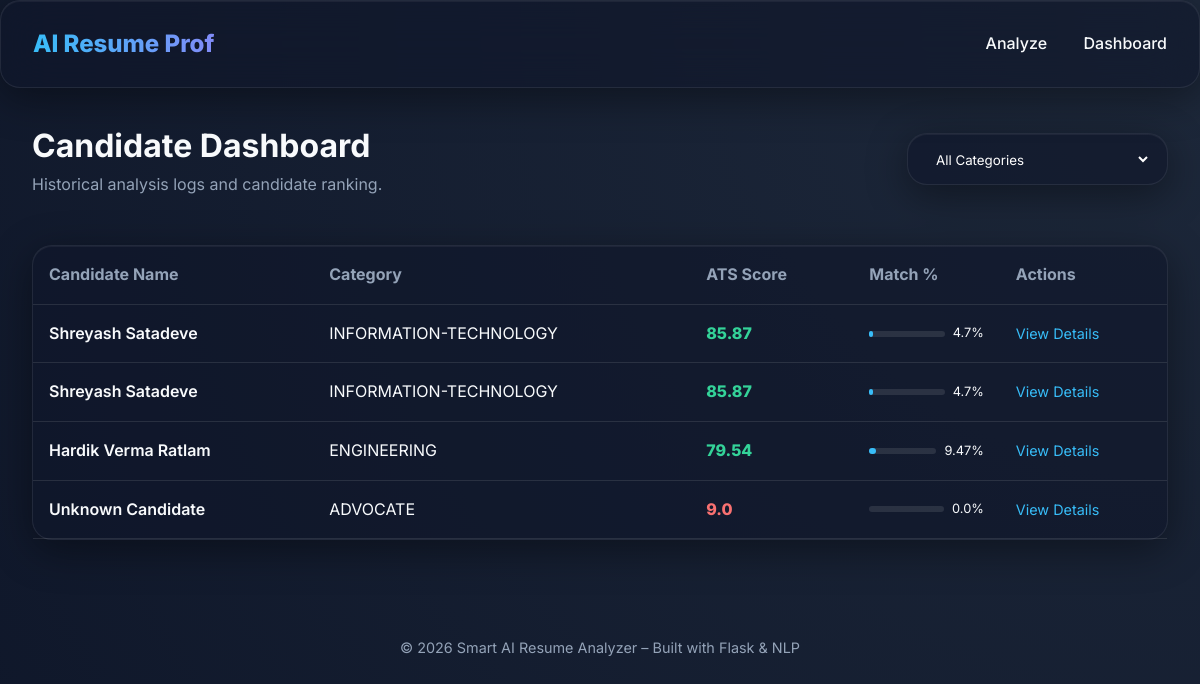
/dashboard, run on the app's committed database.
### tables this page shows
CREATE TABLE candidates (
        id INTEGER PRIMARY KEY AUTOINCREMENT,
        name TEXT,
        email TEXT,
        phone TEXT,
        skills TEXT,          -- JSON string
        education TEXT,       -- JSON string
        experience TEXT,      -- JSON string
        ats_score REAL,
        prediction TEXT,      -- Category prediction
        match_score REAL,     -- Similarity to job description
        missing_skills TEXT,  -- JSON string
        recommendations TEXT, -- JSON string
        job_description TEXT, -- Reference JD
        filename TEXT,
        session_id TEXT       -- For grouping batch uploads
    );

### routes/dashboard.py (the view)
@dashboard_bp.route("/dashboard")
def view_dashboard():
    candidates = get_all_candidates()
    category = request.args.get("category")
    if category:
        candidates = [c for c in candidates if c["prediction"] == category]
    categories = sorted(list(set(c["prediction"] for c in get_all_candidates() if c["prediction"])))
    return render_template("dashboard.html", candidates=candidates, categories=categories)

### database/db.py (called while the page is built)
def get_connection():
    conn = sqlite3.connect(DB_PATH)
    conn.row_factory = sqlite3.Row  # Access columns by name
    return conn

def get_all_candidates():
    conn = get_connection()
    cursor = conn.cursor()
    cursor.execute("SELECT * FROM candidates ORDER BY ats_score DESC")
    rows = cursor.fetchall()
    conn.close()
    return [dict(row) for row in rows]

### templates/dashboard.html (shortened to what this page needs)
{% extends "base.html" %}
{% block content %}
<div style="margin-bottom: 3rem; display: flex; justify-content: space-between; align-items: center;">
    <div>
        <h1>Candidate Dashboard</h1>
        <p style="color: var(--text-dim);">Historical analysis logs and candidate ranking.</p>
    </div>
    <div class="glass" style="padding: 0.5rem 1rem;">
        <form action="{{ url_for('dashboard.view_dashboard') }}" method="GET">
            <select name="category" onchange="this.form.submit()" style="background: transparent; color: white; border: none; outline: none; padding: 0.5rem;">
                <option value="">All Categories</option>
            </select>
        </form>
    </div>
</div>
<div class="glass card" style="padding: 0;">
    <table>
        <thead>
            <tr>
                <th>Candidate Name</th>
                <th>Category</th>
                <th>ATS Score</th>
                <th>Match %</th>
                <th>Actions</th>
            </tr>
        </thead>
        <tbody>
            {% for candidate in candidates %}
            <tr>
                <td style="font-weight: 600;">{{ candidate.name }}</td>
                <td>{{ candidate.prediction }}</td>
                <td>
                    {% set score_color = 'var(--success)' if candidate.ats_score > 70 else ('var(--warning)' if candidate.ats_score > 40 else 'var(--danger)') %}
                    {% set style_attr = 'style="color: ' ~ score_color ~ '; font-weight: 800;"' %}
                    <span {{ style_attr | safe }}>
                        {{ candidate.ats_score }}
                    </span>
                </td>
                <td>
                    <div style="display: flex; align-items: center; gap: 0.5rem;">
                        <div style="flex-grow: 1; background: rgba(255,255,255,0.1); height: 6px; border-radius: 4px;">
                            {% set bar_style_attr = 'style="width: ' ~ candidate.match_score ~ '%; background: var(--primary); height: 100%; border-radius: 4px;"' %}
                            <div {{ bar_style_attr | safe }}></div>
                        </div>
                        <span style="font-size: 0.8rem;">{{ candidate.match_score }}%</span>
                    </div>
                </td>
                <td>
                    <a href="{{ url_for('analyze.view_result', candidate_id=candidate.id) }}" style="color: var(--primary); text-decoration: none; font-size: 0.9rem;">View Details</a>
                </td>
            </tr>
            {% endfor %}
        </tbody>
    </table>
</div>
{% endblock %}

### templates/base.html (shortened to what this page needs)
<!DOCTYPE html>
<html lang="en">
<head>
    <link rel="stylesheet" href="{{ url_for('static', filename='css/main.css') }}">
</head>
<body>
    <nav class="glass">
        <div class="logo">AI Resume Prof</div>
        <div class="nav-links">
            <a href="{{ url_for('upload.index') }}">Analyze</a>
            <a href="{{ url_for('dashboard.view_dashboard') }}">Dashboard</a>
        </div>
    </nav>
    <div class="container animate">
        {% block content %}{% endblock %}
    </div>
    <footer style="text-align: center; padding: 2rem; color: var(--text-dim); font-size: 0.9rem;">
        &copy; 2026 Smart AI Resume Analyzer – Built with Flask & NLP
    </footer>
</body>
</html>

### static/css/main.css (style rules this page uses)
:root { --bg-dark: #0f172a; --bg-card: rgba(30, 41, 59, 0.7); --primary: #38bdf8; --primary-glow: rgba(56, 189, 248, 0.3); --secondary: #818cf8; --accent: #f472b6; --text-main: #f8fafc; --text-dim: #94a3b8; --success: #34d399; --warning: #fbbf24; --danger: #f87171; --glass-border: rgba(255, 255, 255, 0.1); }
* { margin: 0; padding: 0; box-sizing: border-box; font-family: 'Inter', system-ui, -apple-system, sans-serif; }
body { background: radial-gradient(circle at top right, #1e293b, #0f172a); color: var(--text-main); min-height: 100vh; line-height: 1.6; overflow-x: hidden; }
.glass { background: rgba(15, 23, 42, 0.6); backdrop-filter: blur(24px); -webkit-backdrop-filter: blur(24px); border: 1px solid rgba(255, 255, 255, 0.08); border-radius: 1.25rem; box-shadow: 0 10px 40px 0 rgba(0, 0, 0, 0.4), inset 0 1px 0 0 rgba(255, 255, 255, 0.05); }
.container { max-width: 1200px; margin: 0 auto; padding: 2rem; }
nav { display: flex; justify-content: space-between; align-items: center; padding: 1.5rem 2rem; position: sticky; top: 0; z-index: 100; }
.logo { font-size: 1.5rem; font-weight: 800; background: linear-gradient(to right, var(--primary), var(--secondary)); background-clip: text; -webkit-background-clip: text; -webkit-text-fill-color: transparent; }
.nav-links a { color: var(--text-main); text-decoration: none; margin-left: 2rem; font-weight: 500; transition: 0.3s; }
.card { padding: 2rem; margin-bottom: 2rem; }
table { width: 100%; border-collapse: collapse; }
th { text-align: left; color: var(--text-dim); padding: 1rem; border-bottom: 1px solid var(--glass-border); }
td { padding: 1rem; border-bottom: 1px solid var(--glass-border); }
.animate { animation: fadeIn 0.8s ease-out forwards; }

### data on the page
candidates: name "Shreyash Satadeve", prediction "INFORMATION-TECHNOLOGY", ats_score "85.87", match_score "4.7"
candidates: name "Shreyash Satadeve", prediction "INFORMATION-TECHNOLOGY", ats_score "85.87", match_score "4.7"
candidates: name "Hardik Verma Ratlam", prediction "ENGINEERING", ats_score "79.54", match_score "9.47"
candidates: name "Unknown Candidate", prediction "ADVOCATE", ats_score "9.0", match_score "0.0"
